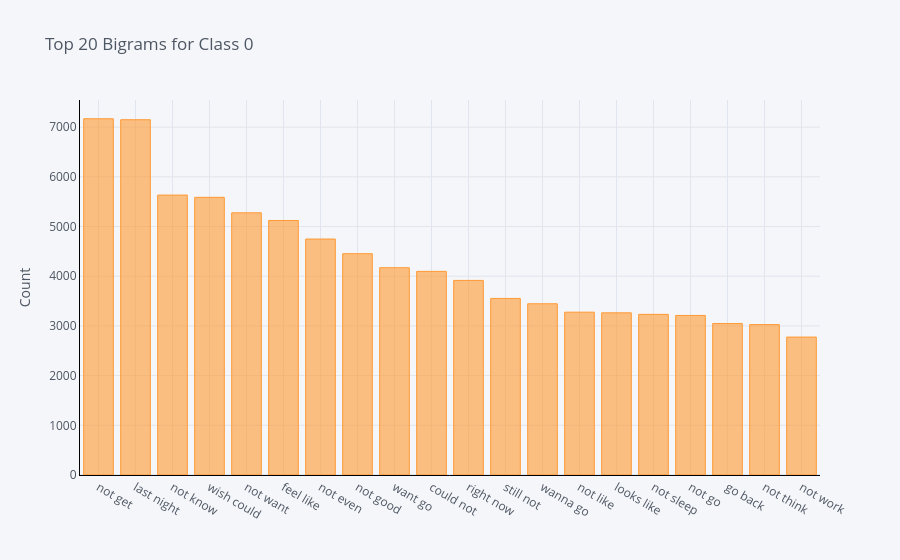

Here is the notebook cell this chart was saved with:
### Code cell
configure_plotly_browser_state()
df1.groupby('Tweet').sum()['Count'].sort_values(ascending=False).iplot(kind='bar', yTitle='Count', linecolor='black', title='Top 20 Bigrams for Class 0')

### Figure 1 — Plotly figure (JSON) as saved in the notebook; plotly's stock layout.template omitted (floating-point values rounded to 4 significant figures)
{"data": [{"marker": {"color": "rgba(255, 153, 51, 0.6)", "line": {"color": "rgba(255, 153, 51, 1.0)", "width": 1}}, "name": "Count", "orientation": "v", "text": "", "type": "bar", "x": ["not get", "last night", "not know", "wish could", "not want", "feel like", "not even", "not good", "want go", "could not", "right now", "still not", "wanna go", "not like", "looks like", "not sleep", "not go", "go back", "not think", "not work"], "y": [7168, 7148, 5632, 5587, 5275, 5121, 4748, 4453, 4171, 4097, 3915, 3553, 3445, 3276, 3263, 3232, 3210, 3047, 3026, 2775]}], "layout": {"legend": {"bgcolor": "#F5F6F9", "font": {"color": "#4D5663"}}, "paper_bgcolor": "#F5F6F9", "plot_bgcolor": "#F5F6F9", "title": {"font": {"color": "#4D5663"}, "text": "Top 20 Bigrams for Class 0"}, "xaxis": {"gridcolor": "#E1E5ED", "linecolor": "black", "showgrid": true, "tickfont": {"color": "#4D5663"}, "title": {"font": {"color": "#4D5663"}, "text": ""}, "zerolinecolor": "#E1E5ED"}, "yaxis": {"gridcolor": "#E1E5ED", "linecolor": "black", "showgrid": true, "tickfont": {"color": "#4D5663"}, "title": {"font": {"color": "#4D5663"}, "text": "Count"}, "zerolinecolor": "#E1E5ED"}}}
